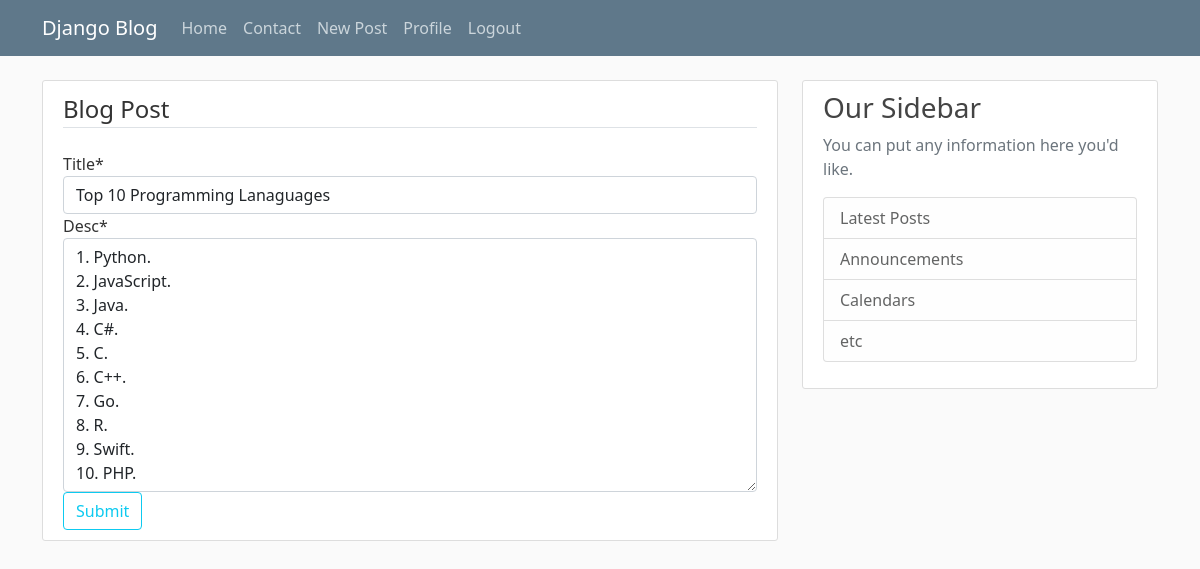
The app's page /post/20/update/ (signed in) with its own data.
### blog/models.py (models this page shows, shortened)
class Post(models.Model):
    title = models.CharField(max_length=100)
    desc = models.TextField()
    date_of_posted = models.DateTimeField(default=timezone.now)
    author = models.ForeignKey(User,on_delete=models.CASCADE)

### blog/views.py (the view, shortened to what this page needs)
# urls.py: path('post/<int:pk>/update/', PostUpdateView.as_view(), name='post-update'),
class PostUpdateView(LoginRequiredMixin, UserPassesTestMixin, UpdateView):
    model = Post
    fields = ['title', 'desc']
    def test_func(self):
        post = self.get_object()
        if self.request.user == post.author:
            return True
        return False

### blog/templates/blog/post_form.html (shortened to what this page needs)
{% extends 'blog/base.html' %} {% block content %}
{% load crispy_forms_tags %}
<div class="content-section">
  <form method="POST">
    <fieldset class="form-group">
      <legend class="border-bottom mb-4">Blog Post</legend>
      {{ form|crispy }}
    </fieldset>
    <div class="form-group">
      <button class="btn btn-outline-info" type="submit">Submit</button>
    </div>
  </form>
</div>
{% endblock content %}

### blog/static/blog/main.css (style rules this page uses)
body { background: #fafafa; color: #333333; margin-top: 5rem; }
.content-section { background: #ffffff; padding: 10px 20px; border: 1px solid #dddddd; border-radius: 3px; margin-bottom: 20px; }

### records on screen
Post: title "Top 10 Programming Lanaguages", desc "1. Python. 2. JavaScript. 3. Java. 4. C#. 5. C. 6. C++. 7. Go. 8. R. 9. Swift. 10. PHP."
